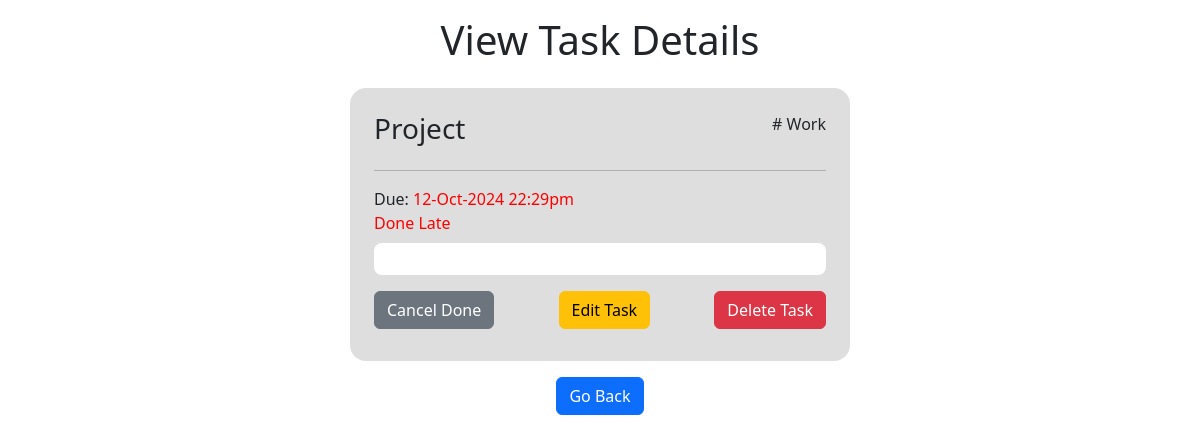
/todolist/frontend/view.php?id=1, run on the app's committed database.
### tables this page shows
CREATE TABLE `list` (
  `listid` int(11) NOT NULL AUTO_INCREMENT,
  `title` varchar(50) NOT NULL,
  `description` varchar(300) DEFAULT NULL,
  `category` varchar(20) NOT NULL,
  `userid` int(11) NOT NULL,
  `deadline` datetime DEFAULT NULL,
  `status` varchar(20) NOT NULL,
  `done` timestamp NULL DEFAULT NULL,
  PRIMARY KEY (`listid`)
);

### todolist/frontend/view.php (the view, shortened to what this page needs)
<?php
$id = $_GET['id'];
require_once('../../db.php');
$sql = "SELECT * FROM list WHERE listid = ?";
$stmt = $db->prepare($sql);
$stmt->execute([$id]);
$row = $stmt->fetch(PDO::FETCH_ASSOC);
?>
<!DOCTYPE html>
<html lang="en">
<head>
    <link href="https://cdn.jsdelivr.net/npm/bootstrap@5.3.0-alpha1/dist/css/bootstrap.min.css" rel="stylesheet">
</head>
<body>
    <div class="container">
        <h1 class="text-center mt-3">View Task Details</h1>
        <div class="mt-4 p-4 border-2 rounded-4 mx-auto" style="max-width: 500px; background-color: #DEDEDE;">
            <div class="d-flex justify-content-between">
                <h3><?= $row['title']?></h3>
                <div># <?= $row['category']?></div>
            </div>
            <hr>
            <div>Due:
                <?php
                    if($row['deadline'] != NULL){
                        if((time() >  strtotime($row['deadline']) && $row['status'] == 'Not Done') || ($row['status'] == 'Done Late')){
                            echo "<span style='color: red;'>". date("d-M-Y H:ia",strtotime($row['deadline'])). "</span>";
                        } else {
                            echo date("d-M-Y H:ia", strtotime($row['deadline']));
                        }
                    }else{
                        echo "No deadline";
                    }
                ?>
            </div>
            <div
                <?php
                    if($row['status'] == 'Done') echo "style='color: green;'";
                    else if((time() >  strtotime($row['deadline']) && $row['status'] == 'Not Done') || ($row['status'] == 'Done Late')) echo "style='color: red;'";
                ?>
                ><?= $row['status'];?>
            </div>
            <div class="mt-2 p-3 border-2 rounded-3" style="background-color:#FFFFFF"><?= $row['description']?></div>
            <div class="mt-3 row text-center d-flex justify-content-between">
                <div class="col-12 col-md-auto mb-2">
                    <?php
                        if ($row['status'] == 'Not Done') {
                            echo "<a href='../backend/status_process.php?id=" . $row['listid'] . "&status=done' class='btn btn-success w-100' >Mark As Done</a>";
                        } else {
                            echo "<a href='../backend/status_process.php?id=" . $row['listid'] . "&status=undone' class='btn btn-secondary w-100'>Cancel Done</a>";
                        }
                    ?>
                </div>
                <div class="col-12 col-md-auto mb-2"><a href="edit_task.php?id=<?= $row['listid']?>" class="btn btn-warning w-100">Edit Task</a></div>
                <div class="col-12 col-md-auto mb-2"><button type="button" class="btn btn-danger w-100" data-bs-toggle="modal" data-bs-target="#confirmDeleteModal">Delete Task</button></div>
            </div>
        </div>
        <div class="text-center mt-3">
            <a href="../../index.php" class="btn btn-primary">Go Back</a>
        </div>
    </div>
</body>
</html>

### data on the page
list: title "Project", category "Work", deadline "12-Oct-2024 22:29pm", status "Done Late"
